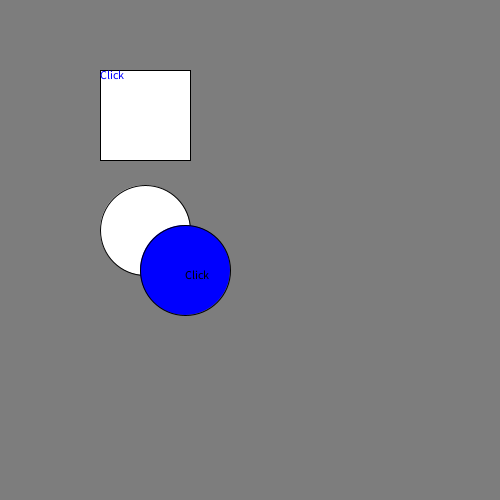
Frame 1 (no input)
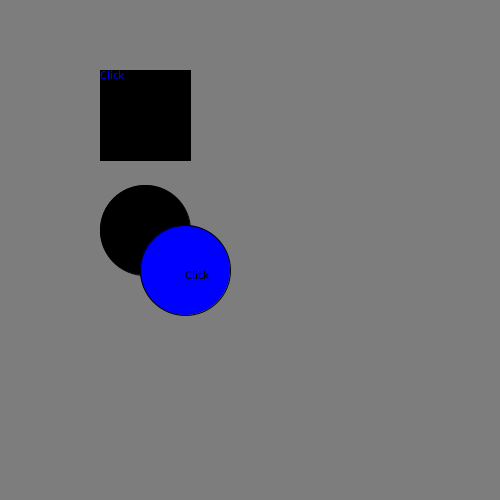
Frame 60 (the mouse pressed at the canvas centre just before this capture)
Frame 120 (the mouse held since frame 60 and released just before this capture): identical to frame 60, image omitted

The Processing sketch that drew these frames (run headless with seeded random() and noise(); from frame 60 on, the mouse is pressed at the canvas centre):

// Processing sketch: f18_magd150_lab05_Peper
// ── f18_magd150_lab05_Peper.pde
float x = 100;
float y = 70;
float w = 90;
float h = 90;
float x2 = 145;
float y2 = 230;
float w2 = 90;
float h2 = 90;
float x3 =400;


void setup(){
 size(500,500);
 background(125);
 
}

void draw(){
  
 background(125);
 
 //button2
 ellipse(x2, y2, w2, h2);
  
 //button1
 rect(x, y, w, h);
 fill(0, 0, 255);
 
 text("Click", x, y, w, h);

 ellipse(185, 270 ,w2,h2);
 
 fill(0);
 
 if(mousePressed){
  if(mouseX>x && mouseX <x+w && mouseY>y && mouseY <y+h){
   fill(255, 150, 0);
  }
 }
 
text("Click", 185, 270 ,w,h);

  if(mousePressed){
    if(mouseX>x2 && mouseX <x2+w2 && mouseY>y2 && mouseY <y2+h2){
    fill(255, 0, 255);
  
  }
 } 
}
